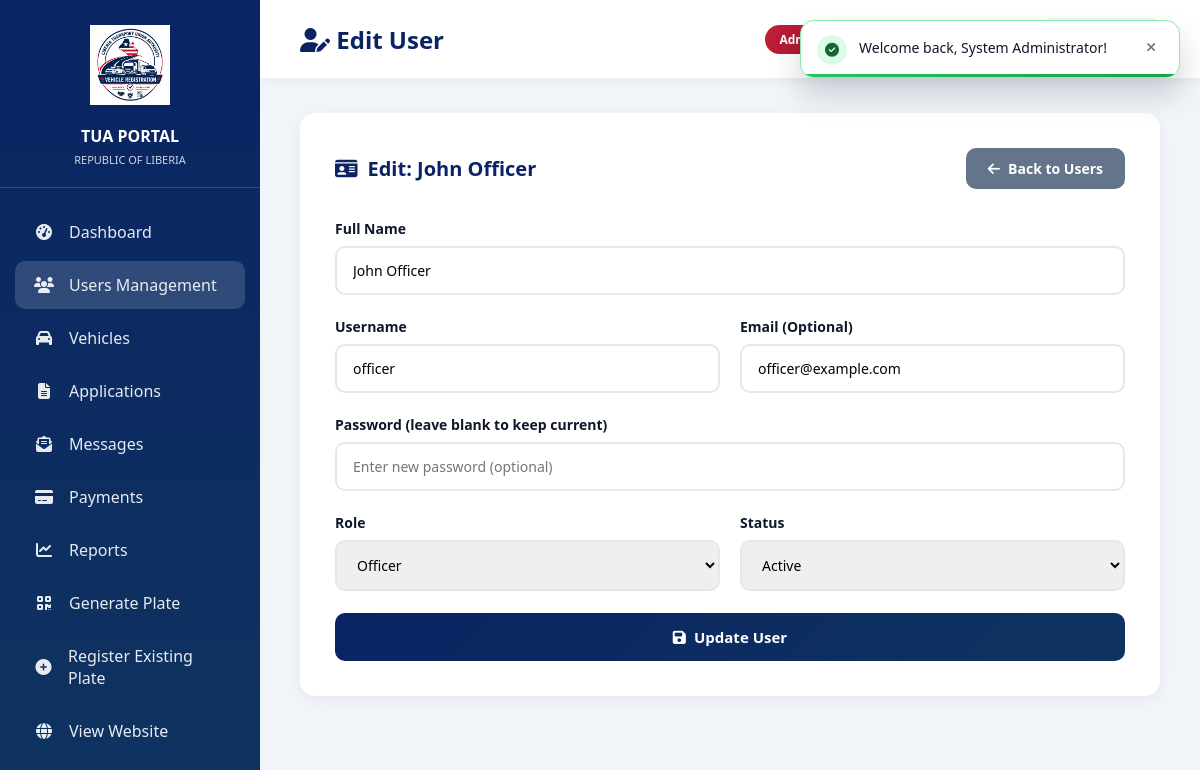
Screenshot of /edit_user.php?id=2 (signed in) with the database file from the repository.
### tables this page shows
CREATE TABLE users (

    id INT AUTO_INCREMENT PRIMARY KEY,

    fullname VARCHAR(100) NOT NULL,

    username VARCHAR(50) UNIQUE NOT NULL,

    email VARCHAR(100),

    contact_number VARCHAR(20),

    county VARCHAR(50),

    address TEXT,

    password VARCHAR(255) NOT NULL,

    role ENUM('Admin','Officer','Clerk') DEFAULT 'Admin',

    status ENUM('Active','Inactive') DEFAULT 'Active',

    created_at TIMESTAMP DEFAULT CURRENT_TIMESTAMP

);

### edit_user.php (the view, shortened to what this page needs)
<?php
include "config.php";
$user_id = intval($_GET['id']);
$user_query = mysqli_query($conn, "SELECT * FROM users WHERE id = $user_id");
$user = mysqli_fetch_assoc($user_query);
?>
<!DOCTYPE html>
<html lang="en">
<head>
    <link rel="stylesheet" href="https://cdnjs.cloudflare.com/ajax/libs/font-awesome/6.5.2/css/all.min.css">
    <link rel="stylesheet" href="assets/css/admin-toast.css">
</head>
<body>
    <div class="sidebar">
        <div class="sidebar-header">
            <img src="assets/images/logo.png" alt="TUA">
            <h2>TUA PORTAL</h2>
            <p>REPUBLIC OF LIBERIA</p>
        </div>
        <ul class="sidebar-menu">
            <li><a href="dashboard.php"><i class="fa-solid fa-gauge-high"></i> Dashboard</a></li>
            <li><a href="users.php" class="active"><i class="fa-solid fa-users"></i> Users Management</a></li>
            <li><a href="vehicles.php"><i class="fa-solid fa-car"></i> Vehicles</a></li>
            <li><a href="applications.php"><i class="fa-solid fa-file-lines"></i> Applications</a></li>
            <li><a href="messages.php"><i class="fa-solid fa-envelope-open-text"></i> Messages</a></li>
            <li><a href="payments.php"><i class="fa-solid fa-credit-card"></i> Payments</a></li>
            <li><a href="reports.php"><i class="fa-solid fa-chart-line"></i> Reports</a></li>
            <li><a href="generate-plate.php"><i class="fa-solid fa-qrcode"></i> Generate Plate</a></li>
            <li><a href="add_vehicle.php"><i class="fa-solid fa-plus-circle"></i> Register Existing Plate</a></li>
            <li><a href="index.php" target="_blank"><i class="fa-solid fa-globe"></i> View Website</a></li>
        </ul>
    </div>
    <div class="main-content">
        <div class="top-header">
            <div class="page-title">
                <h1><i class="fa-solid fa-user-pen"></i> Edit User</h1>
            </div>
            <div class="user-info">
                <span class="role"><?php echo $_SESSION['role']; ?></span>
                <span class="name"><?php echo $_SESSION['fullname']; ?></span>
                <a href="logout.php"><i class="fa-solid fa-right-from-bracket"></i> Logout</a>
            </div>
        </div>
        <div class="page-content">
            <div class="content-card">
                <div class="card-header">
                    <h2><i class="fa-solid fa-id-card"></i> Edit: <?php echo $user['fullname']; ?></h2>
                    <a href="users.php" class="btn btn-secondary"><i class="fa-solid fa-arrow-left"></i> Back to Users</a>
                </div>
                <form method="POST" action="">
                    <div class="form-group">
                        <label>Full Name</label>
                        <input type="text" name="fullname" required value="<?php echo htmlspecialchars($user['fullname']); ?>">
                    </div>
                    <div class="form-row">
                        <div class="form-group">
                            <label>Username</label>
                            <input type="text" name="username" required value="<?php echo htmlspecialchars($user['username']); ?>">
                        </div>
                        <div class="form-group">
                            <label>Email (Optional)</label>
                            <input type="email" name="email" value="<?php echo htmlspecialchars($user['email']); ?>" placeholder="user@example.com">
                        </div>
                    </div>
                    <div class="form-group">
                        <label>Password (leave blank to keep current)</label>
                        <input type="password" name="password" placeholder="Enter new password (optional)">
                    </div>
                    <div class="form-row">
                        <div class="form-group">
                            <label>Role</label>
                            <select name="role" required>
                                <option value="Officer" <?php echo $user['role'] == 'Officer' ? 'selected' : ''; ?>>Officer</option>
                            </select>
                        </div>
                        <div class="form-group">
                            <label>Status</label>
                            <select name="status" required>
                                <option value="Active" <?php echo $user['status'] == 'Active' ? 'selected' : ''; ?>>Active</option>
                            </select>
                        </div>
                    </div>
                    <button type="submit" class="btn btn-primary"><i class="fa-solid fa-save"></i> Update User</button>
                </form>
            </div>
        </div>
    </div>
</body>
</html>

### edit_user.php (style rules this page uses)
* { margin: 0; padding: 0; box-sizing: border-box; font-family: 'Segoe UI', Tahoma, Geneva, Verdana, sans-serif; }
.sidebar { width: 260px; background: linear-gradient(180deg, #0a2463 0%, #0f3460 100%); color: white; padding: 25px 0; position: fixed; height: 100vh; overflow-y: auto; }
.sidebar-header { padding: 0 25px 20px; text-align: center; border-bottom: 1px solid rgba(255,255,255,0.15); margin-bottom: 20px; }
.sidebar-header img { height: 80px; margin-bottom: 15px; }
.sidebar-header h2 { font-size: 16px; font-weight: 700; margin-bottom: 5px; }
.sidebar-header p { font-size: 11px; opacity: 0.8; }
.sidebar-menu { list-style: none; padding: 0 15px; }
.sidebar-menu li { margin-bottom: 5px; }
.sidebar-menu a { display: flex; align-items: center; padding: 13px 18px; color: rgba(255,255,255,0.9); text-decoration: none; border-radius: 10px; transition: all 0.3s ease; }
.sidebar-menu a:hover, .sidebar-menu a.active { background: rgba(255,255,255,0.15); }
.sidebar-menu i { margin-right: 14px; width: 22px; text-align: center; font-size: 16px; }
.main-content { margin-left: 260px; min-height: 100vh; background: #f1f5f9; }
.top-header { background: white; padding: 18px 40px; box-shadow: 0 2px 10px rgba(0,0,0,0.05); display: flex; justify-content: space-between; align-items: center; }
.page-title h1 { color: #0a2463; font-size: 24px; }
.user-info { display: flex; align-items: center; gap: 18px; }
.user-info .role { background: linear-gradient(135deg, #c41e3a 0%, #a01830 100%); color: white; padding: 6px 14px; border-radius: 20px; font-size: 12px; font-weight: 600; }
.user-info .name { color: #0a2463; font-weight: 600; }
.user-info a { background: #f1f5f9; color: #c41e3a; padding: 10px 18px; border-radius: 8px; text-decoration: none; display: flex; align-items: center; gap: 8px; font-weight: 600; }
.page-content { padding: 35px 40px; }
.content-card { background: white; padding: 35px; border-radius: 15px; box-shadow: 0 4px 15px rgba(0,0,0,0.05); }
.card-header { display: flex; justify-content: space-between; align-items: center; margin-bottom: 30px; }
.card-header h2 { color: #0a2463; font-size: 20px; display: flex; align-items: center; gap: 10px; }
.btn { padding: 11px 22px; border: none; border-radius: 10px; cursor: pointer; font-size: 14px; font-weight: 600; text-decoration: none; display: inline-flex; align-items: center; gap: 8px; }
.btn-secondary { background: #64748b; color: white; }
.btn-primary { background: linear-gradient(135deg, #0a2463 0%, #0f3460 100%); color: white; width: 100%; justify-content: center; padding: 14px; font-size: 15px; }
.form-group { margin-bottom: 22px; }
.form-group label { display: block; margin-bottom: 8px; color: #0f172a; font-weight: 600; font-size: 14px; }
.form-group input, .form-group select { width: 100%; padding: 13px 16px; border: 2px solid #e2e8f0; border-radius: 10px; font-size: 14px; outline: none; transition: border-color 0.3s; }
.form-row { display: grid; grid-template-columns: 1fr 1fr; gap: 20px; }

### rows the page displays
users: fullname "John Officer", username "officer", email "officer@example.com", role "Officer", status "Active"
